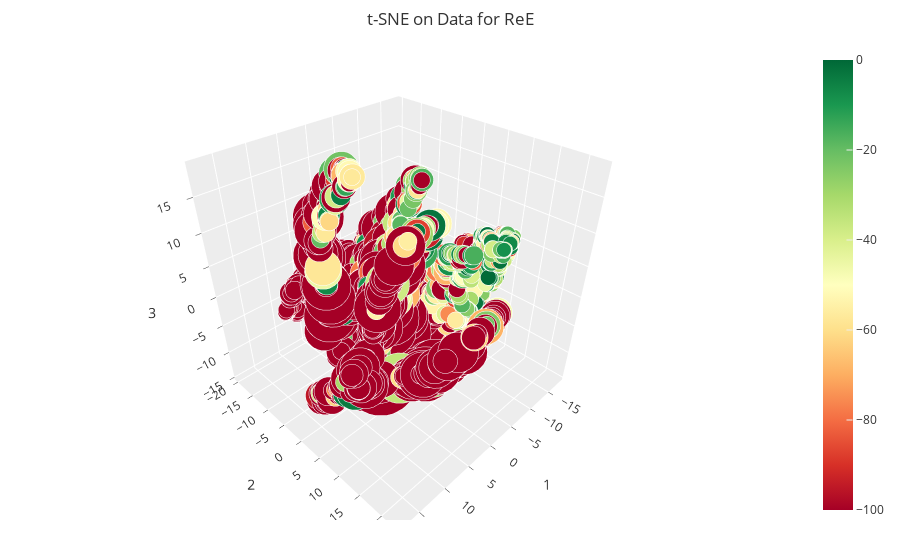

The code cell stored with this chart in its notebook:
### Code cell
df["size"] = es
df["col"] = e

splot = go.Figure(data=go.Scatter3d(
    x = df["comp-1"],
    y = df["comp-2"],
    z = df["comp-3"],
    mode='markers',
    marker=dict(
        showscale=True,
        cmax=0,
        cmin=-100,
        size=df["size"],
        color=df["col"],                # set color to an array/list of desired values
        colorscale='RdYlGn',   # choose a colorscale
        opacity=1
        ),
    )
)

splot.update_traces
splot.update_layout(
    title = 't-SNE on Data for ReE',
    scene = dict(
            xaxis_title='1',
            yaxis_title='2',
            zaxis_title='3',
            aspectmode='cube',
        ),
    template='ggplot2',
    margin=dict(r=0, b=40, l=0, t=50)
)

splot.show()

### Figure 1 — Plotly figure (JSON) as saved in the notebook; plotly's stock layout.template omitted (floating-point values rounded to 4 significant figures; data arrays with more than 128 entries replaced by an {"elided": "..."} marker saying what was removed)
{"data": [{"marker": {"cmax": 0, "cmin": -100, "color": {"elided": "3224 float values"}, "colorscale": [[0, "rgb(165,0,38)"], [0.1, "rgb(215,48,39)"], [0.2, "rgb(244,109,67)"], [0.3, "rgb(253,174,97)"], [0.4, "rgb(254,224,139)"], [0.5, "rgb(255,255,191)"], [0.6, "rgb(217,239,139)"], [0.7, "rgb(166,217,106)"], [0.8, "rgb(102,189,99)"], [0.9, "rgb(26,152,80)"], [1, "rgb(0,104,55)"]], "opacity": 1, "showscale": true, "size": {"elided": "3224 float values"}}, "mode": "markers", "type": "scatter3d", "x": {"elided": "3224 float values"}, "y": {"elided": "3224 float values"}, "z": {"elided": "3224 float values"}}], "layout": {"margin": {"b": 40, "l": 0, "r": 0, "t": 50}, "scene": {"aspectmode": "cube", "xaxis": {"title": {"text": "1"}}, "yaxis": {"title": {"text": "2"}}, "zaxis": {"title": {"text": "3"}}}, "title": {"text": "t-SNE on Data for ReE"}}}
